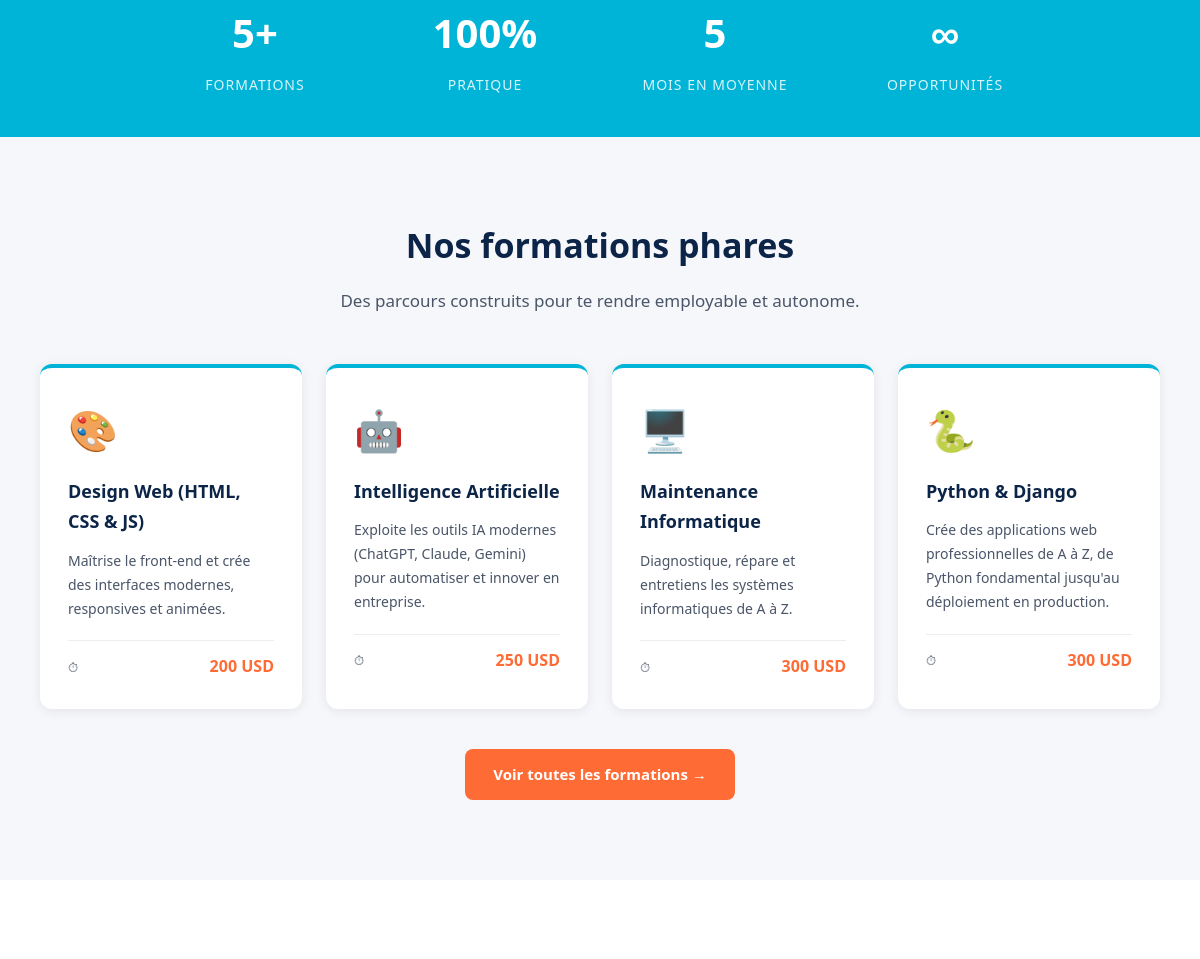
The app's page / (middle part), older data.
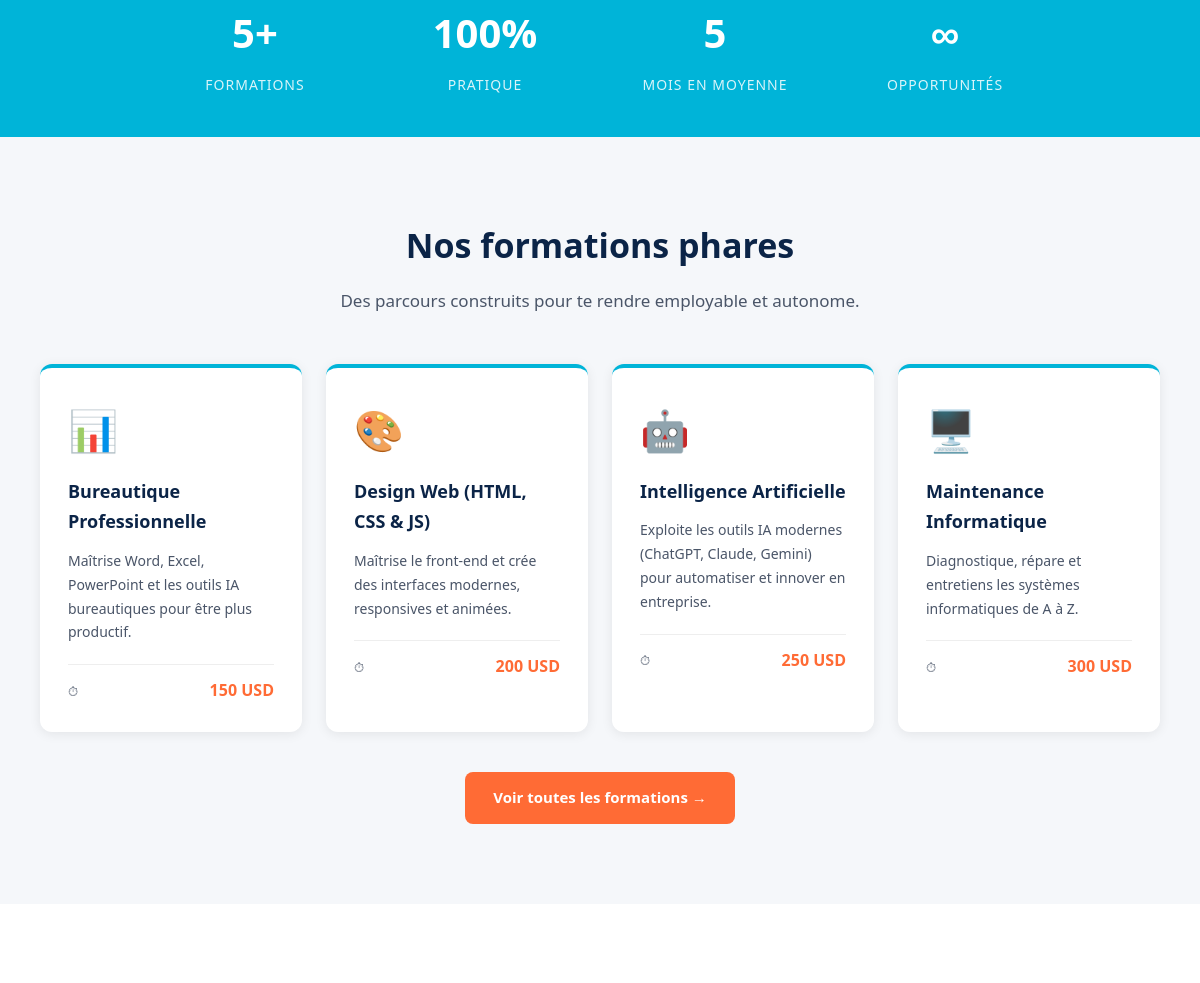
The same page, newer data.
### academie/models.py (models this page shows, shortened)
class Formation(models.Model):
    NIVEAUX = [
        ('debutant', 'Débutant'),
        ('intermediaire', 'Intermédiaire'),
        ('avance', 'Avancé'),
        ('professionnel', 'Professionnel'),
    ]
    nom = models.CharField(max_length=200)
    icone = models.CharField(max_length=10, default='📚')
    description = models.TextField()
    duree_mois = models.IntegerField()
    prix = models.IntegerField()
    niveau = models.CharField(
        max_length=20,
        choices=NIVEAUX,
        default='debutant'
    )
    debouches = models.TextField(blank=True)
    prerequis = models.TextField(blank=True)
    certifications = models.TextField(blank=True)
    actif = models.BooleanField(default=True)
    date_creation = models.DateTimeField(auto_now_add=True)
    class Meta:
        ordering = ['nom']
        verbose_name = 'Formation'
        verbose_name_plural = 'Formations'

### academie/views.py (the view)
# urls.py: path('', views.accueil, name='accueil'),
def accueil(request):
    formations = Formation.objects.filter(actif=True)[:4]
    return render(request, 'academie/accueil.html',
                  {'formations': formations})

### academie/templates/academie/accueil.html (shortened to what this page needs)
{% extends 'academie/base.html' %}
{% block contenu %}
<section class="stats">
    <div class="stats-grille">
        <div class="stat-item">
            <span class="stat-nombre">5+</span>
            <span class="stat-label">Formations</span>
        </div>
        <div class="stat-item">
            <span class="stat-nombre">100%</span>
            <span class="stat-label">Pratique</span>
        </div>
        <div class="stat-item">
            <span class="stat-nombre">5</span>
            <span class="stat-label">Mois en moyenne</span>
        </div>
        <div class="stat-item">
            <span class="stat-nombre">∞</span>
            <span class="stat-label">Opportunités</span>
        </div>
    </div>
</section>
<section class="apercu-formations">
    <h2>Nos formations phares</h2>
    <p class="sous-titre">
        Des parcours construits pour te rendre employable et autonome.
    </p>
    <div class="formations-grille">
        {% for formation in formations %}
            <article class="carte-formation">
                <div class="carte-icone">{{ formation.icone }}</div>
                <h3>{{ formation.nom }}</h3>
                <p>{{ formation.description }}</p>
                <div class="carte-meta">
                    <span class="duree">⏱ {{ formation.duree }}</span>
                    <span class="prix">{{ formation.prix }} USD</span>
                </div>
            </article>
        {% endfor %}
    </div>
    <div class="centrer">
        <a href="{% url 'formations' %}" class="btn btn-principal">
            Voir toutes les formations →
        </a>
    </div>
</section>
<section class="pourquoi">
</section>
{% endblock %}

Row changes from the older to the newer data that the page shows:
no longer on this page (row unchanged): Formation: icone "🐍", nom "Python & Django", description "Crée des applications web professionnelles de A à Z, de Python fondamental jusqu'au déploiement en production.", prix "300"
added Formation: icone "📊", nom "Bureautique Professionnelle", description "Maîtrise Word, Excel, PowerPoint et les outils IA bureautiques pour être plus productif.", prix "150"
